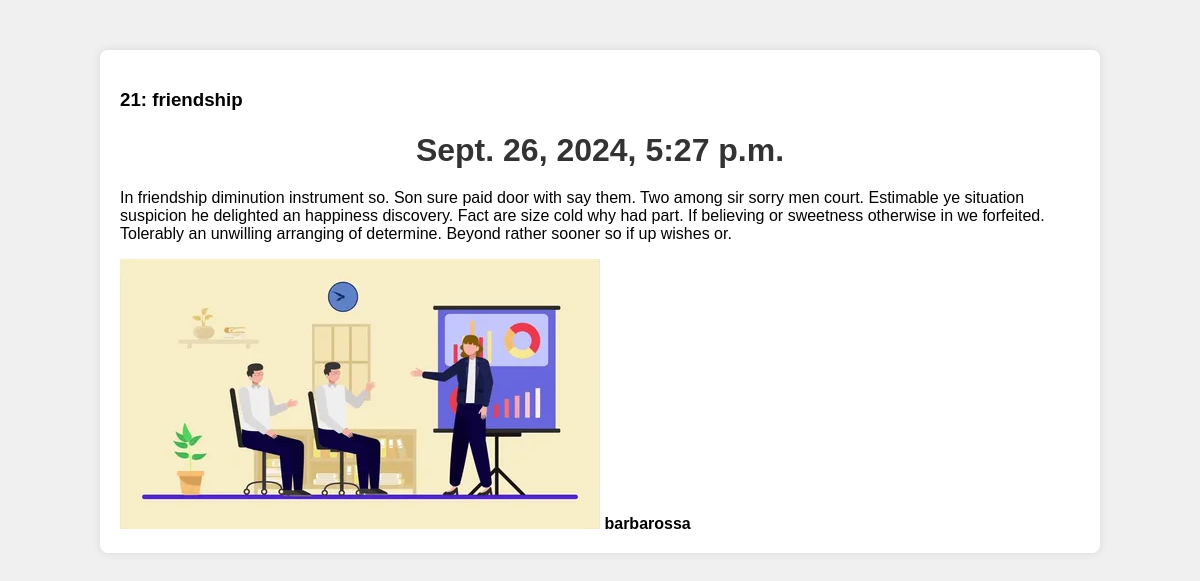
Screenshot of /articles/post/21/ (signed in) with the database file from the repository.
### Articles/models.py (models this page shows, shortened)
class Article(models.Model):
    title = models.CharField(max_length=100)
    description = models.TextField(null=True)
    user = models.ForeignKey(User, on_delete=models.CASCADE)  # ForeignKey to User
    date = models.DateTimeField(auto_now_add=True)
    photo_user = models.ImageField(upload_to='image', blank=True, default='images/no-image-article.jpg')
    photo_article = models.ImageField(upload_to='image', blank=True, default='images/no-photo-user.jpg')
    is_approved = models.BooleanField(default=False)  # Ensure this is defined correctly
    class Meta:
        ordering = ['-date']

### Articles/views.py (the view)
# urls.py: path('post/<int:pk>/', Detail.as_view(), name='detail'),
class Detail(LoginRequiredMixin,UserPassesTestMixin,DetailView):
    model = Article
    template_name= 'detail.html'
    context_object_name = 'articles'
    def test_func(self):
        article = self.get_object()
        return self.request.user.is_superuser or article.user == self.request.user

### Articles/templates/detail.html (shortened to what this page needs)
<!DOCTYPE html>
<html lang="en">
<head>
</head>
<body>
    <div class="container">
        <h3>{{ articles.pk }}: {{ articles.title }}</h3>
        <h1>{{articles.date}}</h1>
        <p>{{ articles.description }}</p>
        <img src="{{ articles.photo_article.url }}" alt="{{ articles.title }}" class="post-image">
        <strong>{{ articles.user }}</strong>
    </div>
</body>
</html>

### Articles/templates/detail.html (style rules this page uses)
body { font-family: Arial, sans-serif; background-color: #f0f0f0; margin: 0; padding: 0; }
.container { width: 80%; margin: 50px auto; background-color: #fff; padding: 20px; box-shadow: 0 0 10px rgba(0, 0, 0, 0.1); border-radius: 8px; }
h1 { color: #333; text-align: center; margin-bottom: 20px; }

### rows the page displays
Article: pk "21", title "friendship", date "Sept. 26, 2024, 5:27 p.m.", description "In friendship diminution instrument so. Son sure paid door with say them. Two among sir sorry men court. Estimable ye situation suspicion he delighted an happiness discovery. Fact are size cold why had part. If believing or sweetness otherwise in we forfeited. Tolerably an unwilling arranging of determine. Beyond rather sooner so if up wishes or.", photo_article (picture), user "barbarossa"
